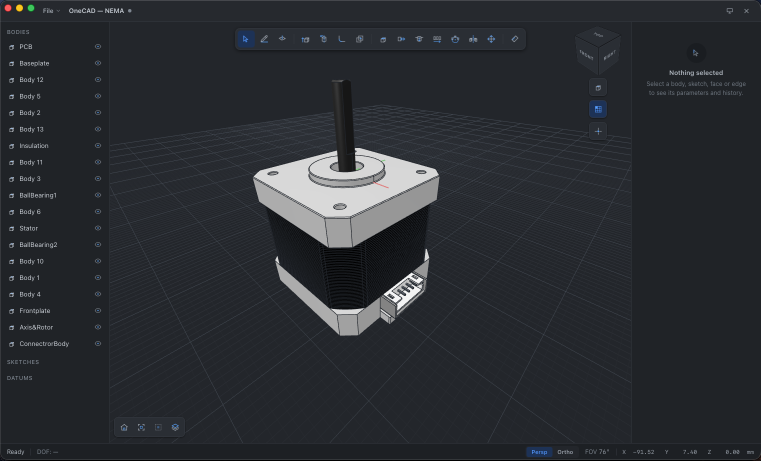
#> input picture OneCAD.png, 1521 x 921 px (shown at 1/2 size)
$ python look_compare.py ../../../OneCAD.png ../../../OneCAD.png out.png
#> lines starting #> are read from the running program, lines starting #| are printed output that depends on the picture; after the words box and inside, x2 and y2 are one past the last pixel; in counts of white or black regions, pixels touching at a corner belong together
"""Compare a spike screenshot with OneCAD.png: mean sRGB per chrome region, plus composites.

usage: uv run --no-project --with pillow python -I look_compare.py <OneCAD.png> <spike.png> <out_dir>
Both images are 1x captures of a ~1520x920 window. Regions are flat chrome areas that hold no
text or icon in either image, so a delta there is a colour/token delta, not a layout one.
"""
import sys
from pathlib import Path

from PIL import Image, ImageChops, ImageDraw

REGIONS = {
    "titlebar": (420, 6, 1380, 36),
    "tree panel": (150, 100, 175, 700),
    "inspector panel": (1290, 320, 1500, 820),
    "status bar": (300, 893, 1000, 915),
    "canvas (above grid)": (240, 108, 440, 175),
    "toolbar fill": (600, 60, 1000, 63),
    "border tree|viewport": (219, 300, 220, 600),
    "border viewport|inspector": (1262, 300, 1263, 600),
    "border title bottom": (400, 43, 1100, 44),
    "border status top": (300, 886, 1000, 887),
}


def mean(img, box):
    crop = img.crop(box)
    px = [crop.getpixel((x, y)) for y in range(crop.height) for x in range(crop.width)]
    return tuple(round(sum(p[i] for p in px) / len(px)) for i in range(3))


def pill(img, y=899):
    """The active Persp segment: the longest run of blue (sel-bg) pixels on the status row."""
    runs, cur = [], []
    for x in range(1000, 1200):
        r, _, b = img.getpixel((x, y))
        if b - r > 40:
            cur.append(x)
        elif cur:
            runs.append(cur)
            cur = []
    run = max(runs + [cur], key=len)
    return run[0], run[-1], img.getpixel((run[0] + 1, y))


ref = Image.open(sys.argv[1]).convert("RGB")
ours = Image.open(sys.argv[2]).convert("RGB")
out = Path(sys.argv[3])
print(f"sizes ref={ref.size} ours={ours.size}")
#| sizes ref=(1521, 921) ours=(1521, 921)
print(f"{'region':26} {'OneCAD.png':>15} {'spike':>15}  max|d|")
for name, box in REGIONS.items():
    a, b = mean(ref, box), mean(ours, box)
    print(f"{name:26} {str(a):>15} {str(b):>15}  {max(abs(x - y) for x, y in zip(a, b))}")
#> this loop made 10 passes
#> b on passes 1 to 10: (38, 41, 46), (32, 35, 39), (32, 35, 39), (29, 32, 36), (35, 38, 43), (42, 46, 52), (52, 56, 63), (52, 56, 63), (52, 56, 63), (52, 56, 63)
#| titlebar                      (38, 41, 46)    (38, 41, 46)  0
#| tree panel                    (32, 35, 39)    (32, 35, 39)  0
#| inspector panel               (32, 35, 39)    (32, 35, 39)  0
#| status bar                    (29, 32, 36)    (29, 32, 36)  0
#| canvas (above grid)           (35, 38, 43)    (35, 38, 43)  0
#| toolbar fill                  (42, 46, 52)    (42, 46, 52)  0
#| border tree|viewport          (52, 56, 63)    (52, 56, 63)  0
#| border viewport|inspector     (52, 56, 63)    (52, 56, 63)  0
#> (further printed lines are left out)
#> pass 3, in mean (call 5), `crop = img.crop(box)`:
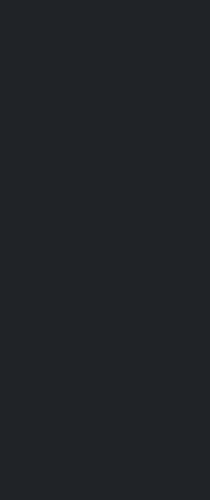
#> crop: PIL image 210x500 RGB; mean R, G, B 32, 35, 39

pa, pb = pill(ref), pill(ours)
#> the loop in pill, `for x in range(1000, 1200):` made 200 passes
#> (r, b) on passes 1 to 3: (29, 36), (29, 36), (29, 36)
#> after the loop in pill, `for x in range(1000, 1200):`: cur = []; runs = 1 item
#> in pill, `run = max(runs + [cur], key=len)`: run = 52 values from 1053 to 1104
#> the loop in pill (call 2), `for x in range(1000, 1200):` made 200 passes
#> pa = (1053, 1104, (29, 50, 86)); pb = (1053, 1104, (29, 50, 86))
print(f"{'Persp pill fill / x-span':26} {str(pa[2]):>15} {str(pb[2]):>15}  {max(abs(x - y) for x, y in zip(pa[2], pb[2]))}"
      f"  (x {pa[0]}-{pa[1]} vs {pb[0]}-{pb[1]})")
#| Persp pill fill / x-span      (29, 50, 86)    (29, 50, 86)  0  (x 1053-1104 vs 1053-1104)

w, h = min(ref.width, ours.width), min(ref.height, ours.height)
#> w = 1521; h = 921
ref_c, ours_c = ref.crop((0, 0, w, h)), ours.crop((0, 0, w, h))
side = Image.new("RGB", (2 * w + 8, h), (255, 0, 255))
side.paste(ref_c, (0, 0))
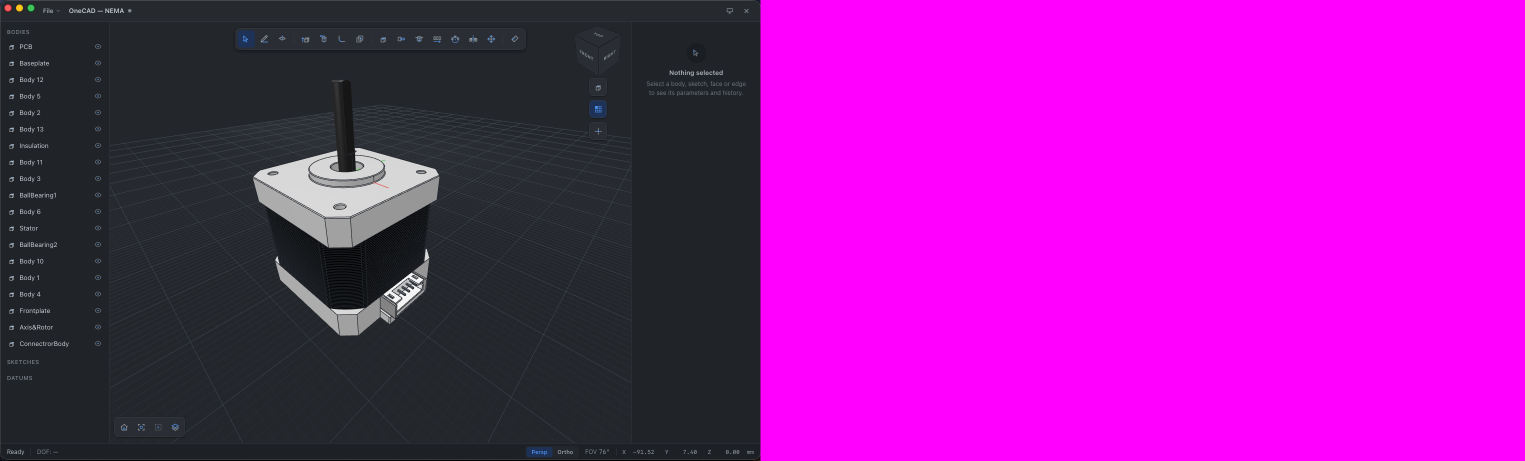
#> side: PIL image 3050x921 RGB (shown at 1/2 size); mean R, G, B 148.9, 22.6, 152.7
side.paste(ours_c, (w + 8, 0))
side.resize((side.width // 2, side.height // 2), Image.LANCZOS).save(out / "compare-onecad-side-by-side.png")
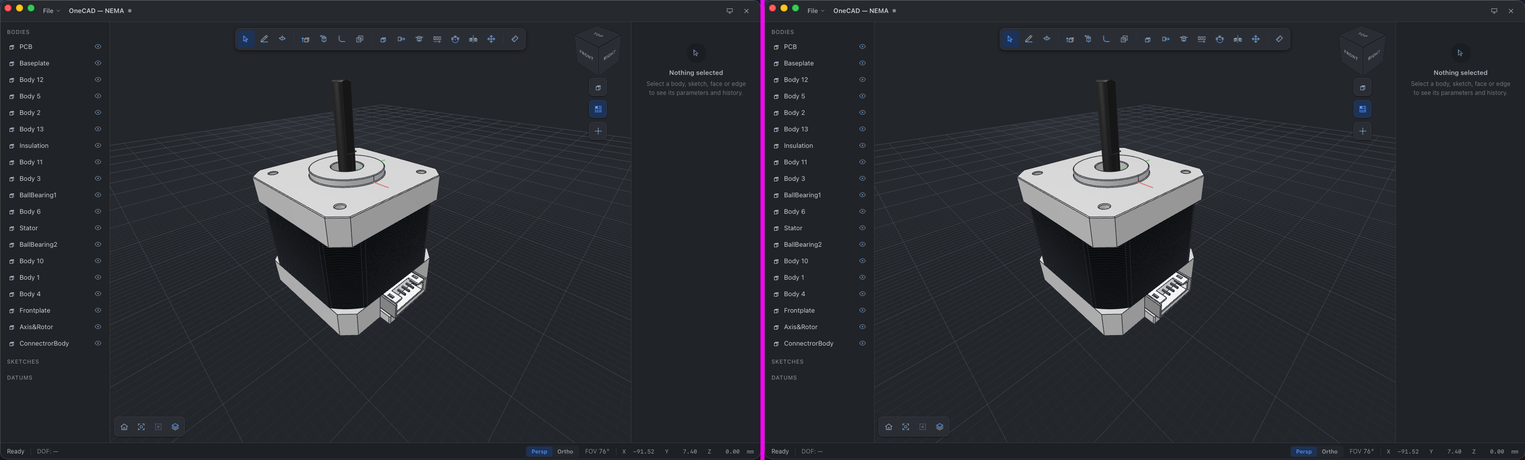
#> saved as compare-onecad-side-by-side.png: PIL image 1525x460 RGB; mean R, G, B 42.8, 45.2, 50.5

# 2x zooms of text-heavy chrome: reference row above spike row.
zooms = [(0, 44, 220, 200), (1262, 44, 1521, 200), (1040, 886, 1521, 921), (450, 50, 1060, 106)]
tiles = []
for box in zooms:
    a = ref.crop(box)
    b = ours.crop(box)
    tile = Image.new("RGB", (a.width, a.height * 2 + 4), (255, 0, 255))
    tile.paste(a, (0, 0))
    tile.paste(b, (0, a.height + 4))
    tiles.append(tile.resize((tile.width * 2, tile.height * 2), Image.NEAREST))
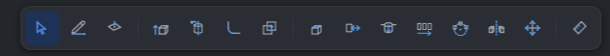
#> a: PIL image 610x56 RGB; mean R, G, B 41.5, 46.3, 53.7
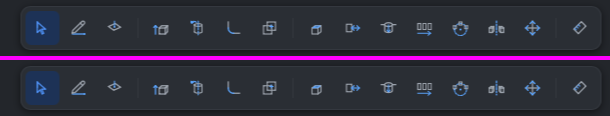
#> tile: PIL image 610x116 RGB; mean R, G, B 48.8, 44.7, 60.7
#> after the loop, tiles = 4 items
sheet = Image.new("RGB", (max(t.width for t in tiles), sum(t.height + 12 for t in tiles)), (30, 30, 30))
#> sheet: PIL image 1220x1692 RGB; every value is 30
y = 0
for t in tiles:
    sheet.paste(t, (0, y))
    y += t.height + 12
#> this loop made 4 passes
#> y on passes 1 to 4: 644, 1288, 1448, 1692
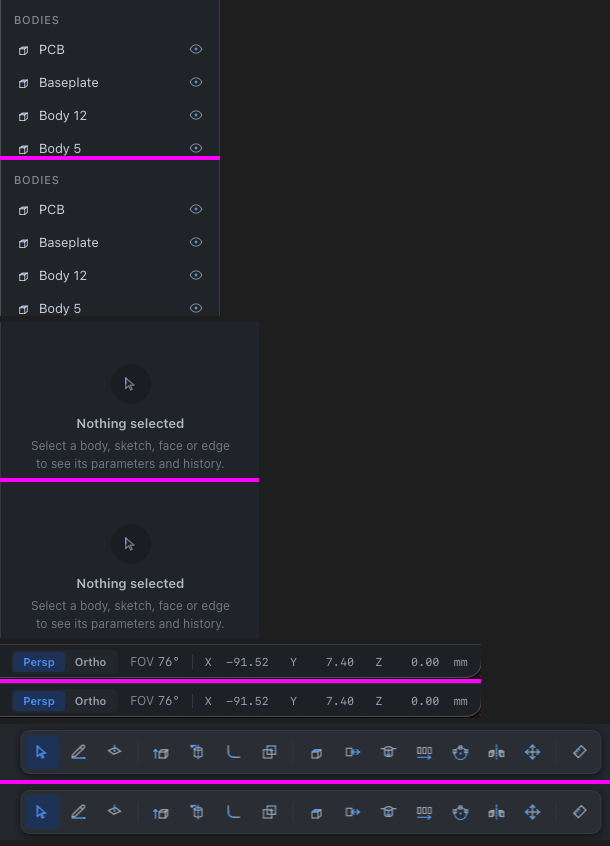
#> sheet: PIL image 1220x1692 RGB (shown at 1/2 size); mean R, G, B 36.2, 34.9, 40.6
#> after the loop, y = 1692
sheet.save(out / "compare-onecad-text-zoom.png")

diff = ImageChops.difference(ref_c, ours_c).convert("L").point(lambda v: min(255, v * 3))
#> diff: PIL image 1521x921 L; every value is 0
d = ImageDraw.Draw(diff)
for box in REGIONS.values():
    d.rectangle(box, outline=255)
diff.save(out / "compare-onecad-diff.png")
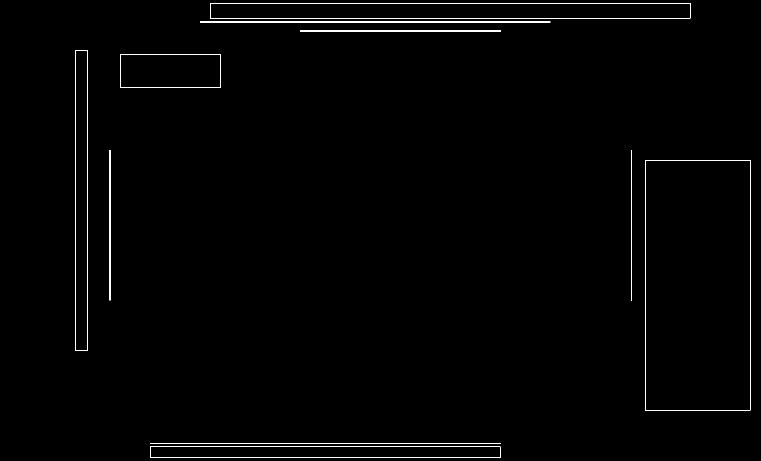
#> saved as compare-onecad-diff.png: PIL image 1521x921 L (shown at 1/2 size); 0.82% white in thin lines or dots, all inside (x1, y1, x2, y2) = (150, 6, 1501, 916)
print("wrote", *(p.name for p in sorted(out.glob("compare-onecad-*.png"))))
